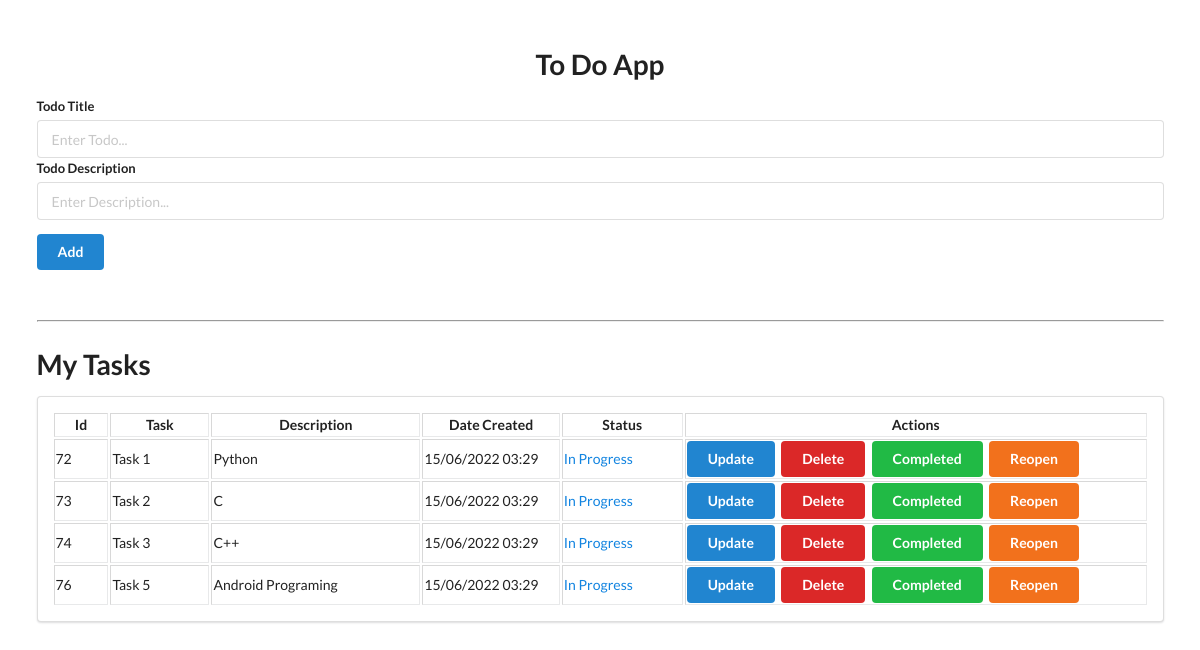
The page / on the database its author committed.
### tables this page shows
CREATE TABLE Task_Data
                               (ID INTEGER PRIMARY KEY AUTOINCREMENT,
                               TASK TEXT NOT NULL,
                               TASK_DESC TEXT NOT NULL,
                               ISDONE BOOLEAN NOT NULL,
                               DATECREATED DEFAULT CURRENT_TIMESTAMP,
                               MODIFIED_DATE TEXT DEFAULT (strftime('%m-%d-%Y %H:%M:%S', 'now', 'localtime')));

### main.py (the view)
@app.route('/')
def home():
    db = SQLiteData('Task_Data')
    Records = db.read()
    args = request.args
    record = None
    if args.get('uid'):
        record = db.read([('ID', '=', int(args.get('uid')))])
    return render_template("new.html", records=Records, date_display=date_display, record=record and record[0])

### SQLiteQueries.py (called while the page is built)
    def dict_factory(self, cursor, row):
        d = {}
        for idx, col in enumerate(cursor.description):
            d[col[0]] = row[idx]
        return d

    def read(self, domain=[]):
        query = "SELECT * FROM {}".format(self.table_name)
        params = []
        if domain:
            clause, clause_params = self.where_clause(domain)
            params += clause_params
            query = "{} WHERE {}".format(query, clause)
        print(query)
        self.cursor.execute(query, params)
        print("Data from the table {}".format(self.table_name))
        return self.cursor.fetchall()

### main.py (called while the page is built)
def date_display(date):
    date_format = "%Y-%m-%d %H:%M:%S"
    date_obj = datetime.strptime(date, date_format)
    return date_obj.strftime("%d/%m/%Y %H:%M")

### templates/new.html (shortened to what this page needs)
<!DOCTYPE html>
<html lang="en">
<head>
    <link rel="stylesheet" href="https://cdn.jsdelivr.net/npm/semantic-ui@2.4.2/dist/semantic.min.css">
</head>
<body>
    <form class="ui form" action="{{ record and url_for('update') or url_for('add') }}" method="POST">
        <div style="margin-top: 50px;" class="ui container">
            <h1 class="ui center aligned header">To Do App</h1>
            <div class="field">
                <label>Todo Title</label>
                <input type="text" name="task" id="task" value="{{ record and record.get('TASK') or '' }}" placeholder="Enter Todo..."><br>
                <label>Todo Description</label>
                <input type="text" name="task_desc" id="task_desc" value="{{ record and record.get('TASK_DESC') or '' }}" placeholder="Enter Description..."><br>
            </div>
            {% if not record: %}
                <button class="ui blue button" type="submit">Add</button>
            {% endif %}
        </div>
    </form>
    <div style="margin-top: 50px;" class="ui container">
    <hr/>
    <h1>My Tasks</h1>
    <table border="1" class="ui segment" style="width:100%;">
        <tr>
            <th style="width: 50px;">Id</th>
            <th style="width: 90px;">Task</th>
            <th style="width: 190px;">Description</th>
            <th style="width: 125px;">Date Created</th>
            <th id="status" name="status" style="width: 110px;">Status</th>
            <th style="width: 420px;">Actions</th>
        </tr>
        {% for record in records %}
        <tr>
            <td>{{ record.ID }}</td>
            <td>{{ record.TASK }}</td>
            <td>{{ record.TASK_DESC }}</td>
            <td>{{ date_display(record.DATECREATED) }}</td>
            {% if record.ISDONE == 0 %}
            <td><label style="color: rgb(18, 132, 224);">In Progress</label></td>
            {% endif %}
            <td>
                <a class="ui blue button" href="/?uid={{ record.ID }}">Update</a>
                <a class="ui red button" href="/delete?id={{ record.ID }}">Delete</a>
                <a class="ui green button" href="/complete?id={{ record.ID }}">Completed</a>
                <a class="ui orange button" href="/reopen?id={{ record.ID }}">Reopen</a>
            </td>
        </tr>
        {% endfor %}
    </table>
    </div>
</body>
</html>

### rows shown on the page
Task_Data: ID "72", TASK "Task 1", TASK_DESC "Python", DATECREATED "15/06/2022 03:29", ISDONE "In Progress"
Task_Data: ID "73", TASK "Task 2", TASK_DESC "C", DATECREATED "15/06/2022 03:29", ISDONE "In Progress"
Task_Data: ID "74", TASK "Task 3", TASK_DESC "C++", DATECREATED "15/06/2022 03:29", ISDONE "In Progress"
Task_Data: ID "76", TASK "Task 5", TASK_DESC "Android Programing", DATECREATED "15/06/2022 03:29", ISDONE "In Progress"
